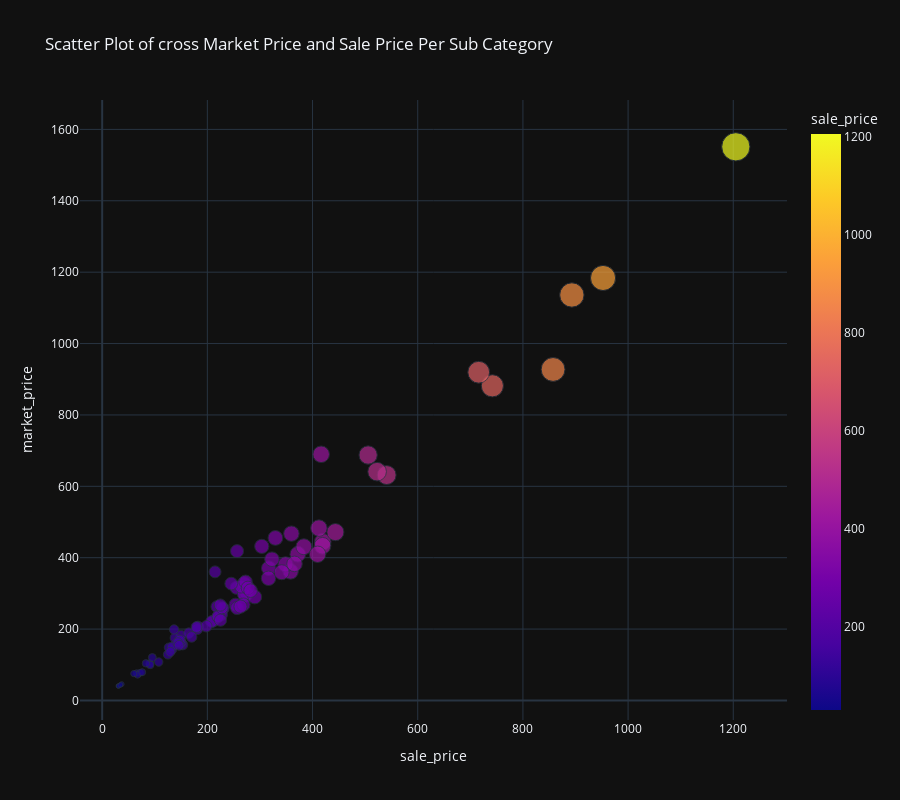

Source (notebook cell):
### Markdown cell above
#### Scatter Plot of cross Market Price and Sale Price Per Sub Category

### Code cell
fig5 = px.scatter(AVG_SUB_DF, x='sale_price', y='market_price', color='sale_price', size='sale_price',
                 hover_data=['sub_category', 'sale_price', 'market_price', 'rating'], template='plotly_dark', 
                 title='Scatter Plot of cross Market Price and Sale Price Per Sub Category', height=800)

fig5.show()
